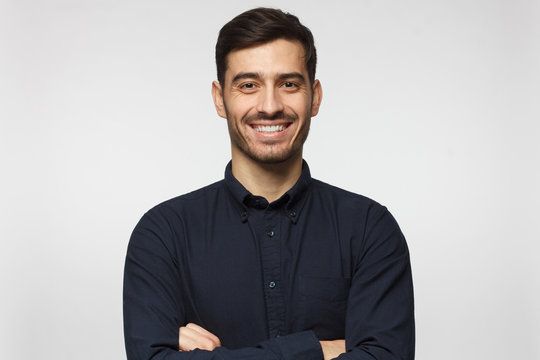
#> input picture images/person.jpg, 540 x 360 px, found by its file name
$ python flip_rotate_transpose.py
#> lines starting #> are read from the running program, lines starting #| are printed output that depends on the picture
import cv2

image=  cv2.imread("C:\\Users\\DELL\\computer Vision\\images\\person.jpg")
#> image is the input picture: shape (360, 540, 3); mean B, G, R 173.6, 172.8, 175.2

flip_image= cv2.flip(image, 0)       # x axis
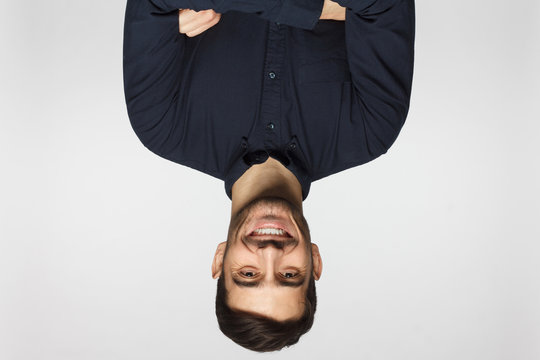
#> flip_image: shape (360, 540, 3); mean B, G, R 173.6, 172.8, 175.2
flip_image2= cv2.flip(image, 1)       #y axis
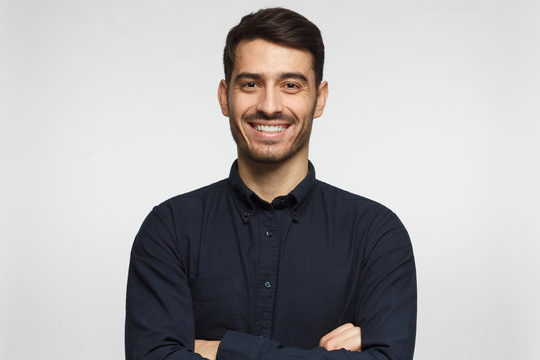
#> flip_image2: shape (360, 540, 3); mean B, G, R 173.6, 172.8, 175.2
flip_image3= cv2.flip(image, -1)       #x, y axis
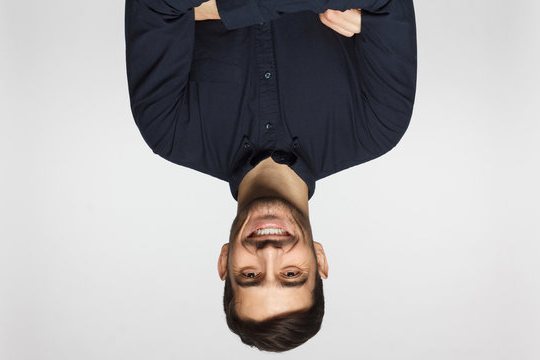
#> flip_image3: shape (360, 540, 3); mean B, G, R 173.6, 172.8, 175.2

rotate_image= cv2.rotate(image, cv2.ROTATE_90_CLOCKWISE)        # for rotation
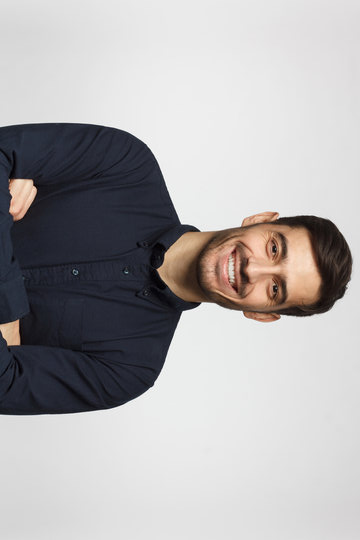
#> rotate_image: shape (540, 360, 3); mean B, G, R 173.6, 172.8, 175.2

transpose_image= cv2.transpose(image)                            # for transpose
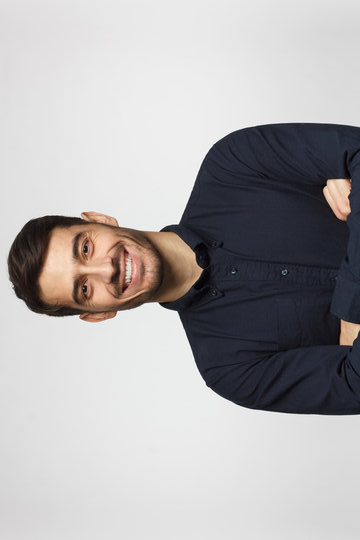
#> transpose_image: shape (540, 360, 3); mean B, G, R 173.6, 172.8, 175.2


# [6 lines of commented-out code are left out]

cv2.imshow("window", transpose_image)
cv2.waitKey(0)
cv2.destroyAllWindows()
